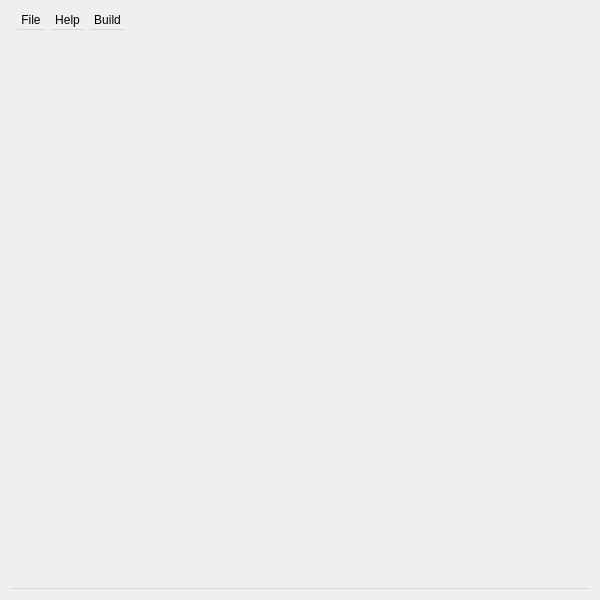
<?xml version="1.0" encoding="UTF-8"?>
<ui version="4.0">
 <class>ScriptWindow</class>
 <widget class="QWidget" name="ScriptWindow">
  <property name="geometry">
   <rect>
    <x>0</x>
    <y>0</y>
    <width>600</width>
    <height>600</height>
   </rect>
  </property>
  <property name="minimumSize">
   <size>
    <width>300</width>
    <height>300</height>
   </size>
  </property>
  <property name="windowTitle">
   <string>ScriptWindow</string>
  </property>
  <property name="windowIcon">
   <iconset resource="../Resources/resources.qrc">
    <normaloff>:/icons/application</normaloff>:/icons/application</iconset>
  </property>
  <layout class="QGridLayout" name="gridLayout">
   <item row="0" column="0">
    <widget class="QMenuBar" name="menuBar">
     <widget class="QMenu" name="menuFile">
      <property name="title">
       <string>File</string>
      </property>
      <addaction name="actionNew"/>
      <addaction name="actionOpen"/>
      <addaction name="actionSave"/>
      <addaction name="separator"/>
      <addaction name="actionSet_Directory"/>
      <addaction name="separator"/>
      <addaction name="actionClose"/>
      <addaction name="actionQuit"/>
     </widget>
     <widget class="QMenu" name="menuHelp">
      <property name="title">
       <string>Help</string>
      </property>
      <addaction name="actionAbout"/>
      <addaction name="actionAbout_Qt"/>
     </widget>
     <widget class="QMenu" name="menuBuild">
      <property name="title">
       <string>Build</string>
      </property>
      <addaction name="actionBuild"/>
     </widget>
     <addaction name="menuFile"/>
     <addaction name="menuHelp"/>
     <addaction name="menuBuild"/>
    </widget>
   </item>
  </layout>
  <action name="actionNew">
   <property name="text">
    <string>New</string>
   </property>
  </action>
  <action name="actionOpen">
   <property name="text">
    <string>Open...</string>
   </property>
  </action>
  <action name="actionSave">
   <property name="text">
    <string>Save</string>
   </property>
  </action>
  <action name="actionAbout">
   <property name="text">
    <string>About</string>
   </property>
  </action>
  <action name="actionAbout_Qt">
   <property name="text">
    <string>About Qt</string>
   </property>
  </action>
  <action name="actionClose">
   <property name="text">
    <string>Close</string>
   </property>
  </action>
  <action name="actionQuit">
   <property name="text">
    <string>Quit</string>
   </property>
  </action>
  <action name="actionBuild">
   <property name="text">
    <string>Build</string>
   </property>
   <property name="toolTip">
    <string>Build</string>
   </property>
  </action>
  <action name="actionSet_Directory">
   <property name="text">
    <string>Set Directory</string>
   </property>
  </action>
 </widget>
 <layoutdefault spacing="6" margin="11"/>
 <resources>
  <include location="../Resources/resources.qrc"/>
 </resources>
 <connections/>
</ui>
